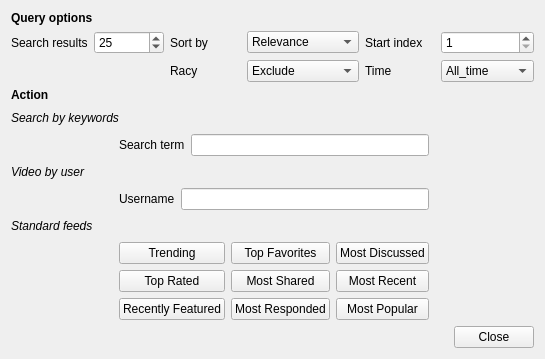
<?xml version="1.0" encoding="UTF-8"?>
<ui version="4.0">
 <class>Dialog</class>
 <widget class="QDialog" name="Dialog">
  <property name="geometry">
   <rect>
    <x>0</x>
    <y>0</y>
    <width>545</width>
    <height>359</height>
   </rect>
  </property>
  <property name="windowTitle">
   <string>Advanced Search</string>
  </property>
  <layout class="QGridLayout" name="gridLayout_3">
   <item row="0" column="0">
    <widget class="QLabel" name="label_6">
     <property name="font">
      <font>
       <weight>75</weight>
       <bold>true</bold>
      </font>
     </property>
     <property name="text">
      <string>Query options</string>
     </property>
    </widget>
   </item>
   <item row="1" column="0" colspan="5">
    <layout class="QGridLayout" name="gridLayout">
     <item row="0" column="0">
      <widget class="QLabel" name="label_12">
       <property name="text">
        <string>Search results</string>
       </property>
      </widget>
     </item>
     <item row="0" column="1">
      <widget class="QSpinBox" name="spbMaxResults">
       <property name="minimum">
        <number>10</number>
       </property>
       <property name="maximum">
        <number>500</number>
       </property>
       <property name="singleStep">
        <number>5</number>
       </property>
       <property name="value">
        <number>25</number>
       </property>
      </widget>
     </item>
     <item row="0" column="2">
      <widget class="QLabel" name="label">
       <property name="text">
        <string>Sort by</string>
       </property>
      </widget>
     </item>
     <item row="0" column="3">
      <widget class="QComboBox" name="optionDialogSortby">
       <item>
        <property name="text">
         <string>Relevance</string>
        </property>
       </item>
       <item>
        <property name="text">
         <string>Published date</string>
        </property>
       </item>
       <item>
        <property name="text">
         <string>View count</string>
        </property>
       </item>
       <item>
        <property name="text">
         <string>Rating</string>
        </property>
       </item>
      </widget>
     </item>
     <item row="0" column="4">
      <widget class="QLabel" name="label_13">
       <property name="text">
        <string>Start index</string>
       </property>
      </widget>
     </item>
     <item row="0" column="5">
      <widget class="QSpinBox" name="spbStartIndex">
       <property name="minimum">
        <number>1</number>
       </property>
       <property name="maximum">
        <number>300</number>
       </property>
      </widget>
     </item>
     <item row="1" column="2">
      <widget class="QLabel" name="label_3">
       <property name="text">
        <string>Racy</string>
       </property>
      </widget>
     </item>
     <item row="1" column="3">
      <widget class="QComboBox" name="optionDialogSafeSearch">
       <item>
        <property name="text">
         <string>Exclude</string>
        </property>
       </item>
       <item>
        <property name="text">
         <string>Include</string>
        </property>
       </item>
      </widget>
     </item>
     <item row="1" column="4">
      <widget class="QLabel" name="label_5">
       <property name="text">
        <string>Time</string>
       </property>
      </widget>
     </item>
     <item row="1" column="5">
      <widget class="QComboBox" name="cbTime">
       <item>
        <property name="text">
         <string>All_time</string>
        </property>
       </item>
       <item>
        <property name="text">
         <string>Today</string>
        </property>
       </item>
       <item>
        <property name="text">
         <string>This_week</string>
        </property>
       </item>
       <item>
        <property name="text">
         <string>This_month</string>
        </property>
       </item>
      </widget>
     </item>
    </layout>
   </item>
   <item row="2" column="0">
    <widget class="QLabel" name="label_7">
     <property name="font">
      <font>
       <weight>75</weight>
       <bold>true</bold>
      </font>
     </property>
     <property name="text">
      <string>Action</string>
     </property>
    </widget>
   </item>
   <item row="3" column="0" colspan="2">
    <widget class="QLabel" name="label_8">
     <property name="font">
      <font>
       <italic>true</italic>
      </font>
     </property>
     <property name="text">
      <string>Search by keywords</string>
     </property>
    </widget>
   </item>
   <item row="3" column="3" colspan="2">
    <spacer name="horizontalSpacer_3">
     <property name="orientation">
      <enum>Qt::Horizontal</enum>
     </property>
     <property name="sizeHint" stdset="0">
      <size>
       <width>128</width>
       <height>20</height>
      </size>
     </property>
    </spacer>
   </item>
   <item row="4" column="0">
    <spacer name="horizontalSpacer_4">
     <property name="orientation">
      <enum>Qt::Horizontal</enum>
     </property>
     <property name="sizeHint" stdset="0">
      <size>
       <width>59</width>
       <height>20</height>
      </size>
     </property>
    </spacer>
   </item>
   <item row="4" column="1" colspan="2">
    <layout class="QHBoxLayout" name="horizontalLayout_2">
     <item>
      <widget class="QLabel" name="label_2">
       <property name="text">
        <string>Search term</string>
       </property>
      </widget>
     </item>
     <item>
      <widget class="QLineEdit" name="optionDialogSearchTerm">
       <property name="text">
        <string/>
       </property>
      </widget>
     </item>
    </layout>
   </item>
   <item row="5" column="0">
    <widget class="QLabel" name="label_11">
     <property name="font">
      <font>
       <italic>true</italic>
      </font>
     </property>
     <property name="text">
      <string>Video by user</string>
     </property>
    </widget>
   </item>
   <item row="5" column="2">
    <spacer name="horizontalSpacer_2">
     <property name="orientation">
      <enum>Qt::Horizontal</enum>
     </property>
     <property name="sizeHint" stdset="0">
      <size>
       <width>271</width>
       <height>20</height>
      </size>
     </property>
    </spacer>
   </item>
   <item row="6" column="0">
    <spacer name="horizontalSpacer_8">
     <property name="orientation">
      <enum>Qt::Horizontal</enum>
     </property>
     <property name="sizeHint" stdset="0">
      <size>
       <width>59</width>
       <height>20</height>
      </size>
     </property>
    </spacer>
   </item>
   <item row="6" column="1" colspan="2">
    <layout class="QHBoxLayout" name="horizontalLayout">
     <item>
      <widget class="QLabel" name="label_10">
       <property name="text">
        <string>Username</string>
       </property>
      </widget>
     </item>
     <item>
      <widget class="QLineEdit" name="lineeditUserFeed"/>
     </item>
    </layout>
   </item>
   <item row="7" column="0">
    <widget class="QLabel" name="label_9">
     <property name="font">
      <font>
       <italic>true</italic>
      </font>
     </property>
     <property name="text">
      <string>Standard feeds</string>
     </property>
    </widget>
   </item>
   <item row="7" column="2">
    <spacer name="horizontalSpacer_6">
     <property name="orientation">
      <enum>Qt::Horizontal</enum>
     </property>
     <property name="sizeHint" stdset="0">
      <size>
       <width>129</width>
       <height>20</height>
      </size>
     </property>
    </spacer>
   </item>
   <item row="8" column="0">
    <spacer name="horizontalSpacer_7">
     <property name="orientation">
      <enum>Qt::Horizontal</enum>
     </property>
     <property name="sizeHint" stdset="0">
      <size>
       <width>59</width>
       <height>20</height>
      </size>
     </property>
    </spacer>
   </item>
   <item row="8" column="1" colspan="2">
    <layout class="QGridLayout" name="gridLayout_2">
     <item row="0" column="0">
      <widget class="QPushButton" name="btnTrending">
       <property name="enabled">
        <bool>true</bool>
       </property>
       <property name="text">
        <string>Trending</string>
       </property>
       <property name="autoDefault">
        <bool>false</bool>
       </property>
      </widget>
     </item>
     <item row="0" column="1">
      <widget class="QPushButton" name="btnTopFavorites">
       <property name="text">
        <string>Top Favorites</string>
       </property>
       <property name="autoDefault">
        <bool>false</bool>
       </property>
      </widget>
     </item>
     <item row="0" column="2">
      <widget class="QPushButton" name="btnMostDiscussed">
       <property name="text">
        <string>Most Discussed</string>
       </property>
       <property name="autoDefault">
        <bool>false</bool>
       </property>
      </widget>
     </item>
     <item row="1" column="0">
      <widget class="QPushButton" name="btnTopRated">
       <property name="text">
        <string>Top Rated</string>
       </property>
       <property name="autoDefault">
        <bool>false</bool>
       </property>
      </widget>
     </item>
     <item row="1" column="1">
      <widget class="QPushButton" name="btnMostShared">
       <property name="text">
        <string>Most Shared</string>
       </property>
       <property name="autoDefault">
        <bool>false</bool>
       </property>
      </widget>
     </item>
     <item row="1" column="2">
      <widget class="QPushButton" name="btnMostRecent">
       <property name="text">
        <string>Most Recent</string>
       </property>
       <property name="autoDefault">
        <bool>false</bool>
       </property>
      </widget>
     </item>
     <item row="2" column="0">
      <widget class="QPushButton" name="btnRecentlyFeatured">
       <property name="text">
        <string>Recently Featured</string>
       </property>
       <property name="autoDefault">
        <bool>false</bool>
       </property>
      </widget>
     </item>
     <item row="2" column="1">
      <widget class="QPushButton" name="btnMostResponded">
       <property name="text">
        <string>Most Responded</string>
       </property>
       <property name="autoDefault">
        <bool>false</bool>
       </property>
      </widget>
     </item>
     <item row="2" column="2">
      <widget class="QPushButton" name="btnMostPopular">
       <property name="text">
        <string>Most Popular</string>
       </property>
       <property name="autoDefault">
        <bool>false</bool>
       </property>
      </widget>
     </item>
    </layout>
   </item>
   <item row="9" column="0" colspan="4">
    <spacer name="horizontalSpacer">
     <property name="orientation">
      <enum>Qt::Horizontal</enum>
     </property>
     <property name="sizeHint" stdset="0">
      <size>
       <width>448</width>
       <height>20</height>
      </size>
     </property>
    </spacer>
   </item>
   <item row="9" column="4">
    <widget class="QPushButton" name="pushButton">
     <property name="text">
      <string>Close</string>
     </property>
     <property name="autoDefault">
      <bool>false</bool>
     </property>
    </widget>
   </item>
  </layout>
 </widget>
 <resources/>
 <connections>
  <connection>
   <sender>pushButton</sender>
   <signal>clicked()</signal>
   <receiver>Dialog</receiver>
   <slot>reject()</slot>
   <hints>
    <hint type="sourcelabel">
     <x>483</x>
     <y>347</y>
    </hint>
    <hint type="destinationlabel">
     <x>265</x>
     <y>356</y>
    </hint>
   </hints>
  </connection>
  <connection>
   <sender>lineeditUserFeed</sender>
   <signal>returnPressed()</signal>
   <receiver>lineeditUserFeed</receiver>
   <slot>selectAll()</slot>
   <hints>
    <hint type="sourcelabel">
     <x>187</x>
     <y>194</y>
    </hint>
    <hint type="destinationlabel">
     <x>239</x>
     <y>184</y>
    </hint>
   </hints>
  </connection>
  <connection>
   <sender>optionDialogSearchTerm</sender>
   <signal>returnPressed()</signal>
   <receiver>optionDialogSearchTerm</receiver>
   <slot>selectAll()</slot>
   <hints>
    <hint type="sourcelabel">
     <x>213</x>
     <y>133</y>
    </hint>
    <hint type="destinationlabel">
     <x>273</x>
     <y>126</y>
    </hint>
   </hints>
  </connection>
 </connections>
</ui>
